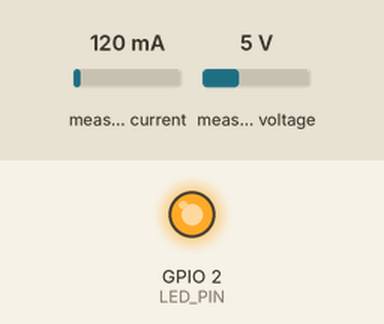
Simulated run of this sketch. Board: ESP32. Parts: output pins drawn as LEDs (lit = HIGH). The inputs (shaded band) are chosen by the test bench; at power-on: measured current 120 mA, measured voltage 5 V. WiFi joins after 1.5 s; servers stay silent unless stated; uploads are accepted with an empty reply; the local clock reads 2024-03-15 10:24:30 at power-on unless the sketch sets it; random numbers use the default seed unless the sketch sets one; what the sketch prints to the serial monitor is not drawn.

Above: at 1.7 s.
At 38.5 s:
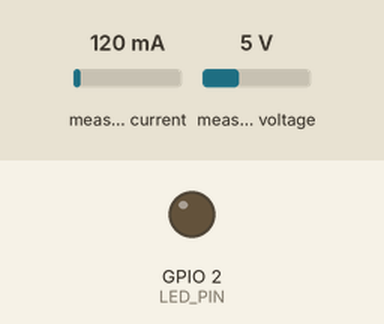
Timing chart, 0 to 40.5 s (numbered marks = the images above):
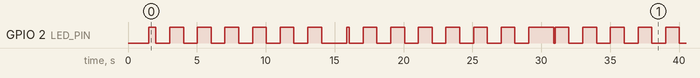

Measured:
- by itself, GPIO 2 (LED_PIN): moves between LOW and HIGH, repeating every 30.0 s
- by itself, everything shown: repeats every 30.0 s, in 30 steps

The sketch:

hems_iot_script.ino
```cpp
#include <WiFi.h>
#include <HTTPClient.h>
#include <ArduinoJson.h>
#include <PZEM004Tv30.h>
#include <time.h>

// =======================================================================
// --- CONFIGURATION - YOU MUST UPDATE THESE VALUES ---
// =======================================================================

// WiFi Credentials
const char* WIFI_SSID = "a20d25";
const char* WIFI_PASSWORD = "123456789";

// API Server
// !! CRITICAL: Do NOT use "localhost".
// Use your computer's Local IP Address (e.g., 192.168.0.28)
const char* SERVER_IP = "10.183.103.29";
const int SERVER_PORT = 5000;

// --- NEW SECURE ENDPOINT ---
const char* API_ENDPOINT = "/api/ingest/energy";

// --- NEW STATIC API KEY (from your .env file) ---
// This MUST match the key in your .env file
const char* ESP32_API_KEY = "5eb68d56eb48954221f4d680c1d40adbec1ab31a4357e2fa39937d98156beb21";

// --- DEVICE IDs (from your MongoDB) ---
// This is your REAL appliance attached to the PZEM
const char* APPLIANCE_ID_REAL = "69084899fbbf3c3d76dc951b";

// --- NEW FAKE APPLIANCE IDs ---
const char* APPLIANCE_ID_FAKE_1 = "690848e1fbbf3c3d76dc95e6";
const char* APPLIANCE_ID_FAKE_2 = "69084929fbbf3c3d76dc9624";


// --- PINS (from your .ino file) ---
// --- *** FIX: Re-define pins. They are required by the constructor. *** ---
#define PZEM_RX_PIN 16  // Hardware Serial2 RX
#define PZEM_TX_PIN 17  // Hardware Serial2 TX
#define LED_PIN 2       // Built-in LED

// --- *** FIX 1: Use Hardware Serial constructor *** ---
// We pass Serial2, and the RX/TX pins.
PZEM004Tv30 pzem(Serial2, PZEM_RX_PIN, PZEM_TX_PIN);

// --- Timing ---
unsigned long lastSendTime = 0;
const unsigned long SEND_INTERVAL_MS = 15000; // Send data every 15 seconds

// --- Global variables for accumulating interval energy ---
// --- *** FIX 3: Add tracker for REAL energy *** ---
float lastRealEnergy_kWh = 0.0;
bool isFirstRealReading = true; // Used to calibrate the first energy reading

float fakeEnergy1_kWh_total = 0.0; // We still need this to track fake totals
float fakeEnergy2_kWh_total = 0.0;


// =======================================================================
// --- SETUP ---
// =======================================================================
void setup() {
    Serial.begin(115200);
    Serial.println("=== Home Energy Monitor (ESP32 + PZEM) ===");
    Serial.println("Using secure API Key authentication.");
    Serial.println("Mode: 1 Real Sensor, 2 Fake Sensors.");

    pinMode(LED_PIN, OUTPUT);
    digitalWrite(LED_PIN, LOW);

    // Initialize PZEM
    // We still need to begin Serial2.
    Serial.println("⚡ Initializing PZEM-004T on Hardware Serial2 (GPIO 16, 17)...");
    Serial2.begin(9600);

    // Connect to WiFi
    connectToWiFi();

    // Initialize NTP for timestamps
    if (WiFi.status() == WL_CONNECTED) {
        Serial.println("⏰ Initializing NTP client for timestamps...");
        // Using Philippine time (PHT = UTC+8)
        configTime(8 * 3600, 0, "pool.ntp.org");
        printLocalTime();
    }
}

// =======================================================================
// --- MAIN LOOP ---
// =======================================================================
void loop() {
    unsigned long currentTime = millis();

    // 1. Check WiFi Connection
    if (WiFi.status() != WL_CONNECTED) {
        Serial.println("⚠️ WiFi disconnected. Reconnecting...");
        connectToWiFi();
    }

    // 2. Send data at the defined interval
    if (currentTime - lastSendTime >= SEND_INTERVAL_MS) {
        Serial.println("=========================================");
        Serial.println("Time to send all sensor data...");

        // Send data for all 3 appliances
        sendRealEnergyData();
        sendFakeEnergyData(APPLIANCE_ID_FAKE_1, fakeEnergy1_kWh_total, "FakeAppliance-1");
        sendFakeEnergyData(APPLIANCE_ID_FAKE_2, fakeEnergy2_kWh_total, "FakeAppliance-2");

        lastSendTime = currentTime;
    }

    // Blink LED to show activity
    digitalWrite(LED_PIN, (millis() / 1000) % 2);
    delay(100); // Small delay
}

// =======================================================================
// --- FUNCTIONS ---
// =======================================================================

void connectToWiFi() {
    Serial.print("🔗 Connecting to WiFi: ");
    Serial.println(WIFI_SSID);

    WiFi.begin(WIFI_SSID, WIFI_PASSWORD);
    int attempts = 0;
    while (WiFi.status() != WL_CONNECTED && attempts < 20) {
        delay(500);
        Serial.print(".");
        attempts++;
    }

    if (WiFi.status() == WL_CONNECTED) {
        Serial.println("\n✅ WiFi connected!");
        Serial.print("📡 IP address: ");
        Serial.println(WiFi.localIP());
    } else {
        Serial.println("\n❌ WiFi connection FAILED! Rebooting in 5s...");
        delay(5000);
        ESP.restart();
    }
}

String getISOTimestamp() {
    struct tm timeinfo;
    if (!getLocalTime(&timeinfo)) {
        Serial.println("❌ Failed to obtain NTP time. Using fallback.");
        return "2025-01-01T00:00:00Z";
    }
    char timeStr[25];
    strftime(timeStr, sizeof(timeStr), "%Y-%m-%dT%H:%M:%SZ", &timeinfo);
    return String(timeStr);
}

void printLocalTime() {
    struct tm timeinfo;
    if (!getLocalTime(&timeinfo)) {
        Serial.println("❌ Failed to obtain time");
        return;
    }
    Serial.println(&timeinfo, "✅ Time Synced: %A, %B %d %Y %I:%M:%S %p");
}

/**
 * Reads the REAL PZEM sensor data and sends it to the server
 */
void sendRealEnergyData() {
    if (WiFi.status() != WL_CONNECTED) {
        Serial.println("❌ (REAL) Cannot send data - WiFi disconnected.");
        return;
    }

    Serial.println("--- (1/3) Reading REAL PZEM data ---");

    // Read all values first
    float voltage = pzem.voltage();
    float current = pzem.current();
    float power = pzem.power();
    float totalEnergy_kWh = pzem.energy();
    float frequency = pzem.frequency();
    float pf = pzem.pf();

    // **DEBUG: Print ALL PZEM readings**
    Serial.println("=== PZEM DEBUG INFO ===");
    Serial.println("Voltage: " + String(voltage) + "V");
    Serial.println("Current: " + String(current) + "A");
    Serial.println("Power: " + String(power) + "W");
    Serial.println("Total Energy: " + String(totalEnergy_kWh, 6) + "kWh");
    Serial.println("Frequency: " + String(frequency) + "Hz");
    Serial.println("Power Factor: " + String(pf));
    Serial.println("======================");

    float energyForInterval_kWh = 0.0;

    // Sensor failure check
    if (isnan(voltage) || isinf(voltage) || voltage < 50) {
        Serial.println("❌ PZEM sensor communication failed!");
        voltage = 220.0;
        current = 0.0;
        power = 0.0;
        energyForInterval_kWh = 0.0;
    } else {
        // Handle invalid readings
        if (isnan(current) || isinf(current)) current = 0.0;
        if (isnan(power) || isinf(power)) power = 0.0;
        if (isnan(totalEnergy_kWh) || isinf(totalEnergy_kWh)) totalEnergy_kWh = 0.0;

        // *** FIX: CALCULATE ENERGY FROM POWER ***
        // Energy (kWh) = Power (kW) × Time (hours)
        float intervalHours = (float)SEND_INTERVAL_MS / (1000.0 * 60.0 * 60.0);
        energyForInterval_kWh = (power / 1000.0) * intervalHours;

        Serial.println("Using CALCULATED energy from power:");
        Serial.println("Interval: " + String(SEND_INTERVAL_MS/1000) + " seconds = " + String(intervalHours, 6) + " hours");
        Serial.println("Power: " + String(power) + "W = " + String(power/1000.0, 6) + "kW");
        Serial.println("Calculated Energy: " + String(energyForInterval_kWh, 6) + "kWh");

        // Still track the PZEM's total for debugging
        if (isFirstRealReading) {
            Serial.println("First reading - setting baseline");
            isFirstRealReading = false;
        }
    }

    Serial.println("⚡ FINAL - Interval Energy: " + String(energyForInterval_kWh, 6) + "kWh");

    // Prepare JSON payload
    DynamicJsonDocument doc(256);
    doc["applianceId"] = APPLIANCE_ID_REAL;
    doc["energy"] = energyForInterval_kWh;
    doc["power"] = power;
    doc["current"] = current;
    doc["voltage"] = voltage;
    doc["recorded_at"] = getISOTimestamp();
    doc["is_randomized"] = false;

    postDataToServer(doc, "REAL");
}

/**
 * Generates FAKE sensor data and sends it to the server
 */
void sendFakeEnergyData(const char* applianceId, float &fakeEnergyAccumulator, const char* logName) {
    if (WiFi.status() != WL_CONNECTED) {
        Serial.println("❌ (FAKE) Cannot send data - WiFi disconnected.");
        return;
    }

    Serial.println("--- Reading FAKE data for " + String(logName) + " ---");

    // --- Generate plausible fake data ---
    float voltage = 220.0 + (float)random(-20, 20) / 10.0; // 218.0V - 222.0V
    float power = 0.0;
    float current = 0.0;

    // Simulate the appliance being "on" (70% chance) or "off" (30% chance)
    if (random(0, 10) < 7) {
        power = (float)random(50, 1500); // 50W (e.g., TV) to 1500W (e.g., AC)
        current = power / voltage;
    }

    // --- Calculate and send energy for THIS INTERVAL ---
    float intervalHours = (float)SEND_INTERVAL_MS / (1000.0 * 60.0 * 60.0);
    float energyUsed_kWh = (power / 1000.0) * intervalHours;
    fakeEnergyAccumulator += energyUsed_kWh; // We still track the total for fun

    Serial.println("⚡ Fake Voltage: " + String(voltage) + "V");
    Serial.println("⚡ Fake Power: " + String(power) + "W");
    Serial.println("⚡ Fake Energy (Interval): " + String(energyUsed_kWh, 6) + "kWh");
    Serial.println("⚡ Fake Energy (Total): " + String(fakeEnergyAccumulator, 6) + "kWh");


    // --- Prepare JSON Payload ---
    DynamicJsonDocument doc(256);
    doc["applianceId"] = applianceId;
    doc["energy"] = energyUsed_kWh; // <-- Send the interval energy
    doc["power"] = power;
    doc["current"] = current;
    doc["voltage"] = voltage;
    doc["recorded_at"] = getISOTimestamp();
    doc["is_randomized"] = true;

    // --- Send to Server ---
    // --- *** FIX 1: Logging Bug *** ---
    // Pass the correct logName (e.g., "FakeAppliance-1") to the post function
    postDataToServer(doc, logName);
}

/**
 * Reusable function to send any JSON payload to the server
 */
void postDataToServer(DynamicJsonDocument& doc, const char* logName) {
    String payload;
    serializeJson(doc, payload);

    HTTPClient http;
    String serverUrl = "http://" + String(SERVER_IP) + ":" + String(SERVER_PORT) + String(API_ENDPOINT);

    Serial.println("📤 (" + String(logName) + ") Sending POST request to: " + serverUrl);
    Serial.println("📋 (" + String(logName) + ") Payload: " + payload);

    http.begin(serverUrl);

    // --- Add Headers (No more JWT!) ---
    http.addHeader("Content-Type", "application/json");
    http.addHeader("X-API-Key", ESP32_API_KEY); // <-- Our new secure key

    // Send the request
    int httpResponseCode = http.POST(payload);

    if (httpResponseCode > 0) {
        String response = http.getString();
        Serial.println("📈 (" + String(logName) + ") HTTP Response Code: " + String(httpResponseCode));
        Serial.println("📄 (" + String(logName) + ") Response Body: " + response);

        if (httpResponseCode == 201) {
            Serial.println("✅ (" + String(logName) + ") SUCCESS: Energy data ingested!");
        } else if (httpResponseCode == 401) {
            Serial.println("❌ (" + String(logName) + ") ERROR 401: Unauthorized. Your ESP32_API_KEY is incorrect!");
        } else {
            Serial.println("❌ (" + String(logName) + ") ERROR: Server returned an error.");
        }
    } else {
        Serial.println("❌ (" + String(logName) + ") HTTP Request FAILED.");
        Serial.println("Error: " + http.errorToString(httpResponseCode));
    }

    http.end();
}
```
